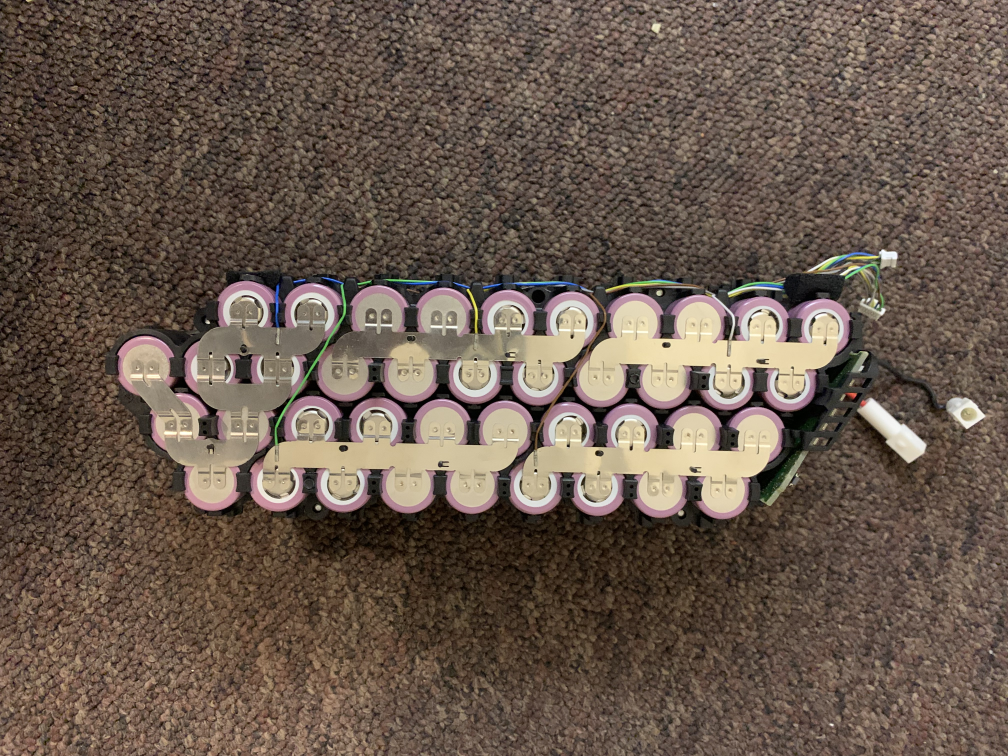
#> input picture CellDetect/evaluation/module_1/test_image.jpg, 4032 x 3024 px, found by its file name (shown at 1/4 size)
$ jupyter execute ground_truth_labelling.ipynb   (shell and % lines are left out)
#> lines starting #> are read from the running program, lines starting #| are printed output that depends on the picture
<h1 align="center">evaluation set-up</h1>

[cell 1]
import numpy as np
import cv2 as cv
import os
import matplotlib.pyplot as plt
import json

[cell 2]
os.getcwd()

[cell 3]
# function to display the coordinates of
# of the points clicked on the image
def click_event(event, x, y, flags, params):

    # checking for left mouse clicks
    if event == cv.EVENT_LBUTTONDOWN:

        # displaying the coordinates
        # on the Shell
#         print(x, ' ', y)
        xs.append(x)
        ys.append(y)

        # displaying the coordinates
        # on the image window
        font = cv.FONT_HERSHEY_SIMPLEX
        cv.putText(imgS, str(x) + ',' +
                    str(y), (x,y), font,
                    1, (255, 0, 0), 2)
        cv.imshow('image', imgS)

[cell 4]
# original image spot evaluation path
og_spot_ev_path = r"C:\Users\felix\OneDrive - University of Bristol\Year 4\1. Design Project 4\Project\weld-spot-prediction\evaluation\module_3\\"
test_img = 'test_image'

# random image path
# og_spot_ev_path = r"C:\Users\felix\OneDrive - University of Bristol\Year 4\1. Design Project 4\Project\weld-spot-prediction\evaluation\tests\\"
# test_img = 'test7'

# reading the image
img = cv.imread(og_spot_ev_path + test_img + '.jpg', 1)
#> img is the input picture: shape (3024, 4032, 3); mean B, G, R 77, 88.8, 104.7
y_dim = img.shape[0]
#> y_dim = 3024
x_dim = img.shape[1]
#> x_dim = 4032

# resize to fit window (todo - autofit rather than apply rough scale factor of 0.3)
y_sf = 0.3
x_sf = 0.3
y_dim_rs = int(y_dim*y_sf)
#> y_dim_rs = 907
x_dim_rs = int(x_dim*x_sf)
#> x_dim_rs = 1209

imgS = cv.resize(img, (x_dim_rs, y_dim_rs))

# displaying the image
cv.imshow('image', imgS)

xs = []
ys = []

# setting mouse handler for the image
# and calling the click_event() function
cv.setMouseCallback('image', click_event)

# wait for a key to be pressed to exit
cv.waitKey(0)

# close the window
cv.destroyAllWindows()

print('xs =', xs)
print('ys =', ys)

[cell 5]
len(xs)

[cell 6]
# if there are duplicate entries, there will be > 80 entries in these lists (assuming that there are 80 spot welds)
# in the image which should be the case for the bosch module

# to get rid of the duplicate, check the difference between
if len(xs) > 90:

    for i in range(len(xs)):

        for j in range(len(xs)):
            x_delta = abs(xs[i] - xs[j])
            y_delta = abs(ys[i] - ys[j])

            if x_delta + y_delta < 5 and abs(i-j)>2:
                print(i, j)

else:
    print('No duplicate entries')

[cell 7]
# del xs[37]
# del ys[37]

# len(xs)

[cell 8]
xs = [int(x/x_sf) for x in xs]
ys = [int(y/y_sf) for y in ys]

[cell 9]
xs[0:5]

[cell 10]
output_path = r"C:\Users\felix\OneDrive - University of Bristol\Year 4\1. Design Project 4\Project\weld-spot-prediction\evaluation\human_trials\\"
fig = plt.imshow(img)
plt.scatter(xs,ys, c='r', marker="x", alpha=0.7, linewidth=0.5)
plt.show
plt.savefig(output_path + test_img + '.png', dpi=500)
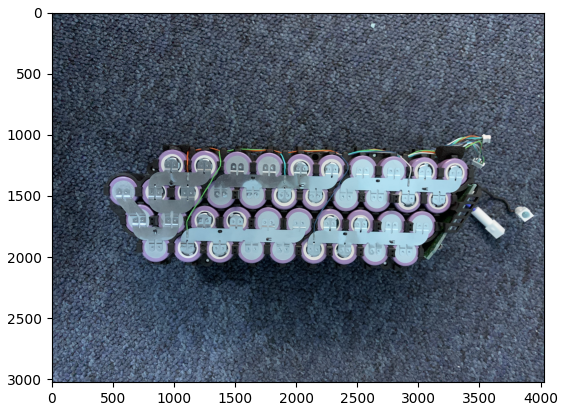
#> figure drawn by matplotlib, 1 panel; B, G, R data is drawn as R, G, B

with open(output_path + test_img + '-x.json', "w") as fp:
    json.dump(xs, fp)

with open(output_path + test_img + '-y.json', "w") as fp:
    json.dump(ys, fp)
